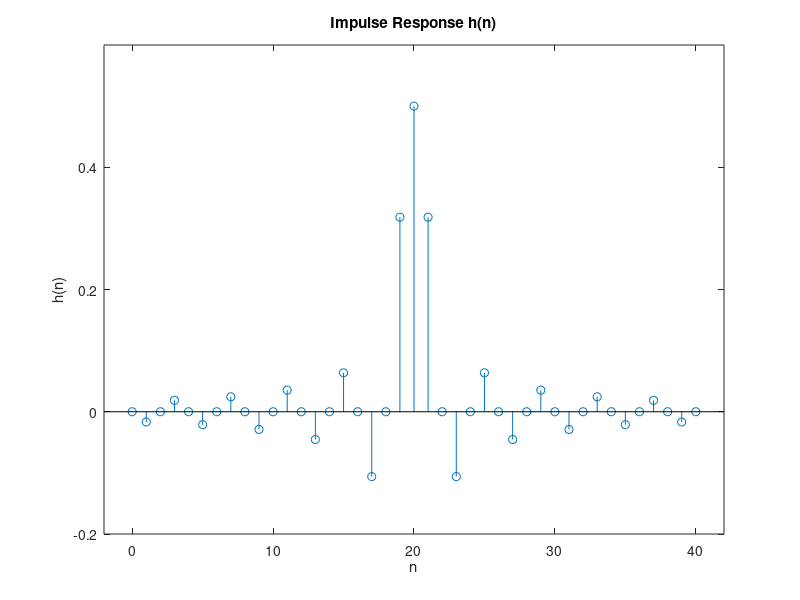

Recreate this plot in MATLAB.
n = [0:40]; alpha = 20; wc = 0.5*pi;

fc = wc/(2*pi); 
h = 2*fc*sinc(2*fc*(n-alpha));

Hs = stem(n, h); axis([-2 42 -0.2 0.6]);
xlabel('n'); ylabel('h(n)'); title('Impulse Response h(n)');